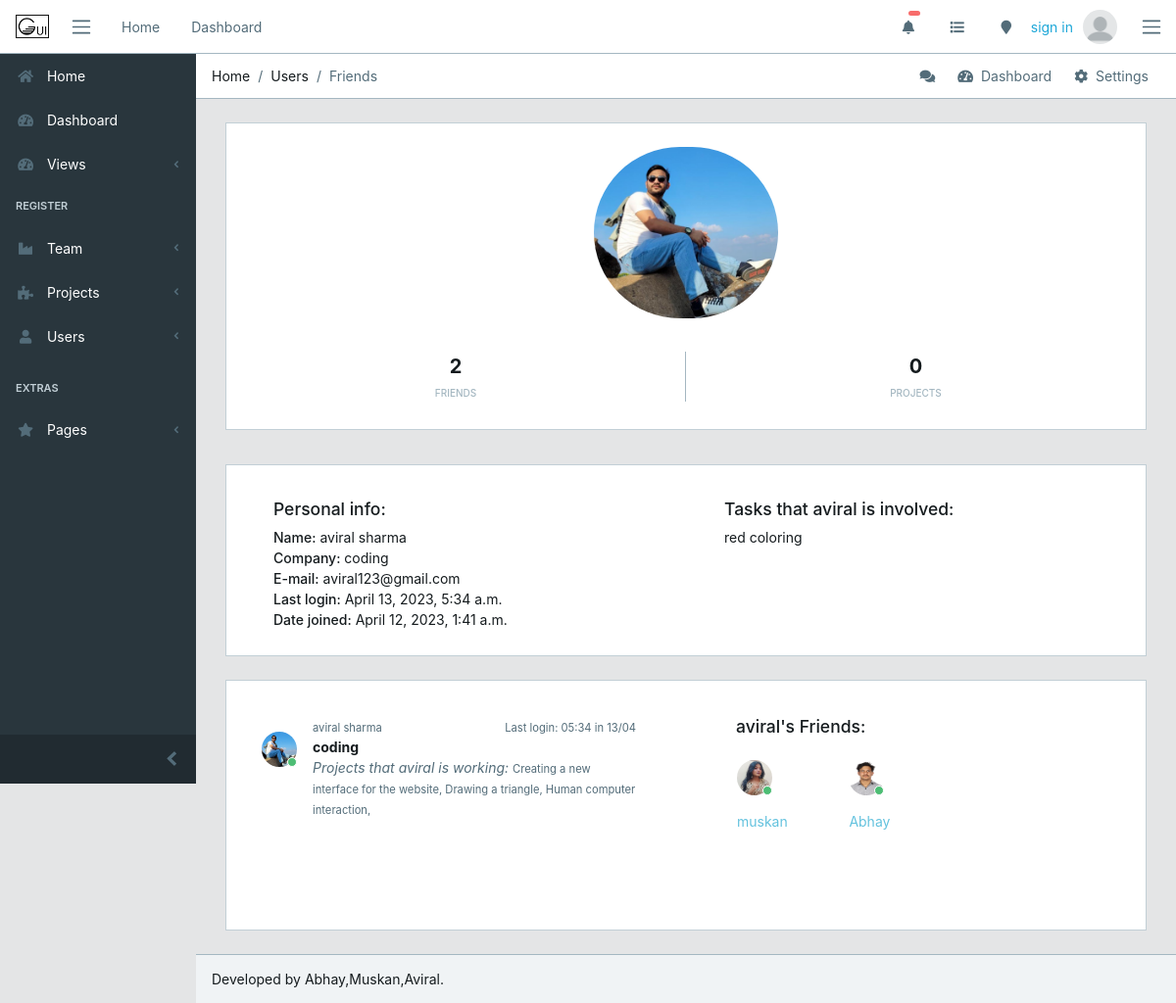
The app's page /register/users/1/ with its own data.
### register/models.py (models this page shows, shortened)
class UserProfile(models.Model):
    user    = models.ForeignKey(User, on_delete=models.CASCADE)
    company = models.ForeignKey(Company, on_delete=models.CASCADE)
    project = models.ManyToManyField(Project, blank=True)
    friends = models.ManyToManyField('self', blank=True)
    img    = models.ImageField(upload_to='core/avatar', blank=True, default='core/avatar/blank_profile.png')
    def __str__(self):
        return (str(self.user))

class Company(models.Model):
    social_name = models.CharField(max_length=80)
    name = models.CharField(max_length=80)
    email = models.EmailField()
    city = models.CharField(max_length=50)
    found_date = models.DateField()
    class Meta:
        verbose_name_plural = 'Companies'
        ordering = ('name',)
    def __str__(self):
        return (self.name)

### projects/models.py (models this page shows)
class Task(models.Model):
    project = models.ForeignKey(Project, on_delete=models.CASCADE)
    assign = models.ManyToManyField(User)
    task_name = models.CharField(max_length=80)
    status = models.CharField(max_length=7, choices=status, default=1)
    due = models.CharField(max_length=7, choices=due, default=1)
    class Meta:
        ordering = ['project', 'task_name']
    def __str__(self):
        return(self.task_name)

class Project(models.Model):
    name = models.CharField(max_length=80)
    slug = models.SlugField('shortcut', blank=True)
    assign = models.ManyToManyField(User)
    efforts = models.DurationField()
    status = models.CharField(max_length=7, choices=status, default=1)
    dead_line = models.DateField()
    company = models.ForeignKey('register.Company', on_delete=models.CASCADE)
    complete_per = models.FloatField(max_length=2, validators = [MinValueValidator(0), MaxValueValidator(100)])
    description = models.TextField(blank=True)
    add_date = models.DateField(auto_now_add=True)
    upd_date = models.DateField(auto_now_add=False, auto_now=True)
    class Meta:
        ordering = ['name']
    def __str__(self):
        return (self.name)

### register/views.py (the view)
# urls.py: path('users/<int:profile_id>/', views.user_view, name='user'),
def user_view(request, profile_id):
    user = UserProfile.objects.get(id=profile_id)
    context = {
        'user_view' : user,
    }
    return render(request, 'register/user.html', context)

### register/templates/register/user.html
{% extends 'core/base.html' %}
{% load staticfiles %}
{% block breadcrumb %}
        <li class="breadcrumb-item">Home</li>
        <li class="breadcrumb-item">Users</li>
        <li class="breadcrumb-item active">Friends</li>
{% endblock breadcrumb%}
{% block content %}
<div class="container-fluid">
    <div id="ui-view" style="opacity: 1;">
        <div class="animated fadeIn">
            <div class="row">
                <div class="col-12 mb-3">
                    <div class="social-box" style="height:110%">
                        <img src="{{ user_view.img.url }}" class="img-avatar m-4" alt="{{ user_view }}" width="20%">
                        <ul>
                        <li>
                            <strong>{{ user_view.friends.all.count }}</strong>
                            <span>friends</span>
                        </li>
                        <li>
                            <strong>{{ user_view.project.all.count }}</strong>
                            <span>projects</span>
                        </li>
                        </ul>
                    </div>
                </div>
            </div>
            <div class="row">
                <div class="col-12">
                    <div class="card mt-5">
                        <div class="simple-box">
                            <div class="row">
                                <div class="col-12 col-md-6">
                                    <ul class="mt-4 mx-5">
                                        <h5>Personal info:</h5>
                                        <li><span>Name:</span> {{ user_view.user.get_full_name }}</li>
                                        <li><span>Company:</span> {{ user_view.company }}</li>
                                        <li><span>E-mail:</span> {{ user_view.user.email}}</li>
                                        <li><span>Last login:</span> {{ user_view.user.last_login }}</li>
                                        <li><span>Date joined:</span> {{ user_view.user.date_joined }}</li>
                                    </ul>
                                </div>
                                <div class="col-12 col-md-6 text-left">
                                    <ul class="m-4">
                                        <h5>Tasks that {{ user_view.user.first_name }} is involved:</h5>
                                        {% for task in user_view.user.task_set.all %}
                                        <li>{{ task }}</li>
                                        {% endfor %}
                                    </ul>
                                </div>
                            </div>
                        </div>
                    </div>
                </div>
            </div>
        <div class="row">
                <div class="col-12">
                    <div class="card">
                        <div class="row">
                            <div class="col-12 col-md-6">
                                <div class="card-body">
                                    <div class="tab-pane p-3 active show">
                                      <div class="message">
                                        <div class="py-3 pb-5 mr-3 float-left">
                                          <div class="avatar">
                                            <img src="{{ user_view.img.url }}" class="img-avatar" alt="{{ friend.user.get_full_name }}">
                                            <span class="avatar-status badge-success"></span>
                                          </div>
                                        </div>
                                        <div>
                                          <small class="text-muted">{{ user_view.user.get_full_name }}</small>
                                            {% if user_view.user.last_login %}
                                          <small class="text-muted float-right mt-1">Last login: {{ user_view.user.last_login|date:"H:i" }} in {{ user_view.user.last_login|date:"d/m" }}</small>
                                            {% endif %}
                                        </div>
                                        <div class="text-truncate font-weight-bold">{{ user_view.company }}</div>
                                        {% if user_view.user.project_set %}
                                        <em class="text-muted">Projects that {{ user_view.user.first_name }} is working:</em>
                                        <small class="text-muted">
                                            {% for project in user_view.user.project_set.all %}
                                            {{ project }},
                                            {% endfor %}
                                        </small>
                                        {% else %}
                                        <em class="text-muted">{{ user_view.user.first_name }} is working in no projects until now.</em>
                                        {% endif %}
                                      </div>
                                    </div>
                                </div>
                            </div>
                            <div class="col-12 col-md-6">
                                <div class="card-body">
                                    <div class="tab-pane p-3 active show">
                                        {% if user_view.friends.all %}
                                        <h5 class="">{{ user_view.user.first_name }}'s Friends:</h5>
                                        <div class="row">
                                        {% for friend in user_view.friends.all %}
                                        <div class="py-3 pb-5 mr-3 float-left ml-3" style="width: 20%">
                                            <p class="avatar">
                                                <img src="{{ friend.img.url }}" class="img-avatar" alt="{{ friend.user.get_full_name }}">
                                                <span class="avatar-status badge-success"></span>
                                            </p>
                                            <p>
                                                <a href="{% url 'register:user' profile_id=friend.id%}" class="text-info">{{ friend.user.first_name }}</a>
                                            </p>
                                        </div>
                                        {% endfor%}
                                        {% else %}
                                        <em class="text-muted">{{ user_view.user.first_name }} have no friends.</em>
                                        {% endif %}
                                        </div>
                                    </div>
                                </div>
                            </div>
                        </div>
                    </div>
                </div>
            </div>
        </div>
    </div>
</div>
{% endblock %}

### core/templates/core/base.html (shortened to what this page needs)
{% load static %}
<!DOCTYPE html>
<html lang="en">
<head>
  <link rel="stylesheet" href="https://use.fontawesome.com/releases/v5.0.9/css/all.css"
>
  <link href="{% static 'core/css/simple-line-icons.min.css' %}" rel="stylesheet">
  <link href="{% static 'core/css/estilo.css' %}" rel="stylesheet">
  <link href="{% static 'core/css/style.css' %}" rel="stylesheet">
</head>
{% block body %}
<body class="app header-fixed sidebar-fixed aside-menu-fixed aside-menu-hidden">
  <header class="app-header navbar">
    <img src="{% static 'core/img/logos/gui-horizontal.png' %}" alt="" class="brand-gui ml-2 d-none d-sm-block p-2">
    <button class="navbar-toggler sidebar-toggler d-md-down-none" type="button">
      <span class="navbar-toggler-icon"></span>
    </button>
    <ul class="nav navbar-nav d-md-down-none">
      <li class="nav-item px-3">
        <a class="nav-link" href="{% url 'core:index' %}">Home</a>
      </li>
      <li class="nav-item px-3">
        <a class="nav-link" href="{% url 'core:dashboard' %}">Dashboard</a>
      </li>
    </ul>
    <ul class="nav navbar-nav ml-auto">
      <li class="nav-item d-md-down-none">
        <a class="nav-link" href="#"><i class="fa fa-bell"></i><span class="badge badge-pill badge-danger">
            {{logged_user.received_invites.count}}</span></a>
      </li>
      <li class="nav-item d-md-down-none">
        <a class="nav-link" href="#"><i class="fa fa-list"></i></a>
      </li>
      <li class="nav-item d-md-down-none">
        <a class="nav-link" href="#"><i class="fa fa-map-marker"></i></a>
      </li>
      {% if user.is_authenticated %}
      <li class="text-muted">Hello, {{ user.first_name }}</li>
      {% else %}
      <li class="text-muted">
        <a href="{% url 'core:login' %}">sign in</a>
      </li>
      {% endif %}
      <li class="nav-item dropdown">
        <a class="nav-link" data-toggle="dropdown" href="#" role="button" aria-haspopup="true" aria-expanded="false">
          {% if user.is_authenticated %}
          <img src="{{ logged_user.img.url }}" class="img-avatar" alt="{{ user }}">
          {% else %}
          <img src="{% static 'core/img/avatar/blank_profile.png' %}" class="img-avatar" alt="{{ user }}">
          {% endif %}
        </a>
      </li>
    </ul>
    <button class="navbar-toggler aside-menu-toggler" type="button">
      <span class="navbar-toggler-icon"></span>
    </button>
  </header>
  <div class="app-body">
    <div class="sidebar">
      <nav class="sidebar-nav">
        <ul class="nav">
          <li class="nav-item">
            <a class="nav-link" href="{% url 'core:index' %}"><i class="fa fa-home"></i> Home</a>
          </li>
          <li class="nav-item">
            <a class="nav-link" href="{% url 'core:dashboard' %}"><i class="fa fa-tachometer-alt"></i> Dashboard</a>
          </li>
          <li class="nav-item nav-dropdown">
            <a class="nav-link nav-dropdown-toggle" href="#"><i class="fa fa-tachometer-alt"></i> Views</a>
          </li>
          <li class="nav-title">
            Register
          </li>
          <li class="nav-item nav-dropdown">
            <a class="nav-link nav-dropdown-toggle" href="#"><i class="fa fa-industry"></i> Team</a>
          </li>
          <li class="nav-item nav-dropdown">
            <a class="nav-link nav-dropdown-toggle" href="#"><i class="fa fa-puzzle-piece"></i> Projects</a>
          </li>
          <li class="nav-item nav-dropdown">
            <a class="nav-link nav-dropdown-toggle" href="#"><i class="fa fa-user"></i> Users</a>
          </li>
          <li class="divider"></li>
          <li class="nav-title">
            Extras
          </li>
          <li class="nav-item nav-dropdown">
            <a class="nav-link nav-dropdown-toggle" href="#"><i class="fa fa-star"></i> Pages</a>
          </li>
        </ul>
      </nav>
      <button class="sidebar-minimizer brand-minimizer" type="button"></button>
    </div>
    <main class="main">
      <ol class="breadcrumb">
        {% block breadcrumb %}{% endblock breadcrumb%}
        <li class="breadcrumb-menu d-md-down-none">
          <div class="btn-group" role="group" aria-label="Button group">
            <a class="btn" href="#"><i class="fa fa-comments"></i></a>
            <a class="btn" href="./"><i class="fa fa-tachometer-alt"></i> &nbsp;Dashboard</a>
            <a class="btn" href="#"><i class="fa fa-cog"></i> &nbsp;Settings</a>
          </div>
        </li>
      </ol>
      {% block content %}
      {% endblock %}
    </main>
  </div>
  <footer class="app-footer">
    <span>Developed by Abhay,Muskan,Aviral.</span>
  </footer>
</body>
{% endblock body %}
</html>

### core/static/core/css/estilo.css (style rules this page uses)
.brand-gui { width: 50px; position: relative; }
.simple-box ul { padding: 10px 0; list-style: none; }
.simple-box ul li span { font-weight: 500; }

### records on screen
UserProfile: img (picture), friends.all.count "2", project.all.count "0", user.get_full_name "aviral sharma", company "coding", user.email "aviral123@gmail.com", user.last_login "April 13, 2023, 5:34 a.m.", user.date_joined "April 12, 2023, 1:41 a.m.", user.first_name "aviral", user.last_login "05:34", user.last_login "13/04"
Task: task_name "red coloring"
Project: name "Creating a new interface for the website"
Project: name "Drawing a triangle"
Project: name "Human computer interaction"
UserProfile: img (picture), user.first_name "muskan"
UserProfile: img (picture), user.first_name "Abhay"
